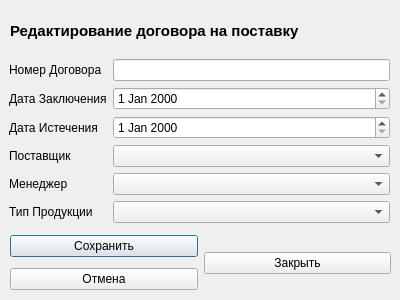
<?xml version="1.0" encoding="UTF-8"?>
<ui version="4.0">
 <class>vievDogovorInPostavkaDlg</class>
 <widget class="QDialog" name="vievDogovorInPostavkaDlg">
  <property name="geometry">
   <rect>
    <x>0</x>
    <y>0</y>
    <width>400</width>
    <height>300</height>
   </rect>
  </property>
  <property name="windowTitle">
   <string>Dialog</string>
  </property>
  <widget class="QWidget" name="verticalLayoutWidget">
   <property name="geometry">
    <rect>
     <x>10</x>
     <y>10</y>
     <width>371</width>
     <height>41</height>
    </rect>
   </property>
   <layout class="QVBoxLayout" name="verticalLayout">
    <item>
     <widget class="QLabel" name="label">
      <property name="font">
       <font>
        <pointsize>11</pointsize>
        <weight>75</weight>
        <bold>true</bold>
       </font>
      </property>
      <property name="text">
       <string>Редактирование договора на поставку</string>
      </property>
     </widget>
    </item>
   </layout>
  </widget>
  <widget class="QWidget" name="formLayoutWidget">
   <property name="geometry">
    <rect>
     <x>9</x>
     <y>59</y>
     <width>381</width>
     <height>171</height>
    </rect>
   </property>
   <layout class="QFormLayout" name="formLayout">
    <item row="0" column="0">
     <widget class="QLabel" name="label_2">
      <property name="text">
       <string>Номер Договора</string>
      </property>
     </widget>
    </item>
    <item row="1" column="0">
     <widget class="QLabel" name="label_3">
      <property name="text">
       <string>Дата Заключения</string>
      </property>
     </widget>
    </item>
    <item row="2" column="0">
     <widget class="QLabel" name="label_4">
      <property name="text">
       <string>Дата Истечения</string>
      </property>
     </widget>
    </item>
    <item row="3" column="0">
     <widget class="QLabel" name="label_5">
      <property name="text">
       <string>Поставщик</string>
      </property>
     </widget>
    </item>
    <item row="4" column="0">
     <widget class="QLabel" name="label_6">
      <property name="text">
       <string>Менеджер</string>
      </property>
     </widget>
    </item>
    <item row="3" column="1">
     <widget class="QComboBox" name="DgPost"/>
    </item>
    <item row="4" column="1">
     <widget class="QComboBox" name="DgManager"/>
    </item>
    <item row="0" column="1">
     <widget class="QLineEdit" name="DgNumber"/>
    </item>
    <item row="1" column="1">
     <widget class="QDateEdit" name="dateZakl"/>
    </item>
    <item row="2" column="1">
     <widget class="QDateEdit" name="dateIst"/>
    </item>
    <item row="5" column="0">
     <widget class="QLabel" name="label_7">
      <property name="text">
       <string>Тип Продукции</string>
      </property>
     </widget>
    </item>
    <item row="5" column="1">
     <widget class="QComboBox" name="DgTip"/>
    </item>
   </layout>
  </widget>
  <widget class="QWidget" name="horizontalLayoutWidget">
   <property name="geometry">
    <rect>
     <x>10</x>
     <y>230</y>
     <width>381</width>
     <height>66</height>
    </rect>
   </property>
   <layout class="QHBoxLayout" name="horizontalLayout">
    <item>
     <layout class="QVBoxLayout" name="verticalLayout_2">
      <item>
       <widget class="QPushButton" name="Accept">
        <property name="text">
         <string>Сохранить</string>
        </property>
       </widget>
      </item>
      <item>
       <widget class="QPushButton" name="Decline">
        <property name="text">
         <string>Отмена</string>
        </property>
       </widget>
      </item>
     </layout>
    </item>
    <item>
     <widget class="QPushButton" name="Close">
      <property name="text">
       <string>Закрыть</string>
      </property>
     </widget>
    </item>
   </layout>
  </widget>
 </widget>
 <resources/>
 <connections/>
</ui>
